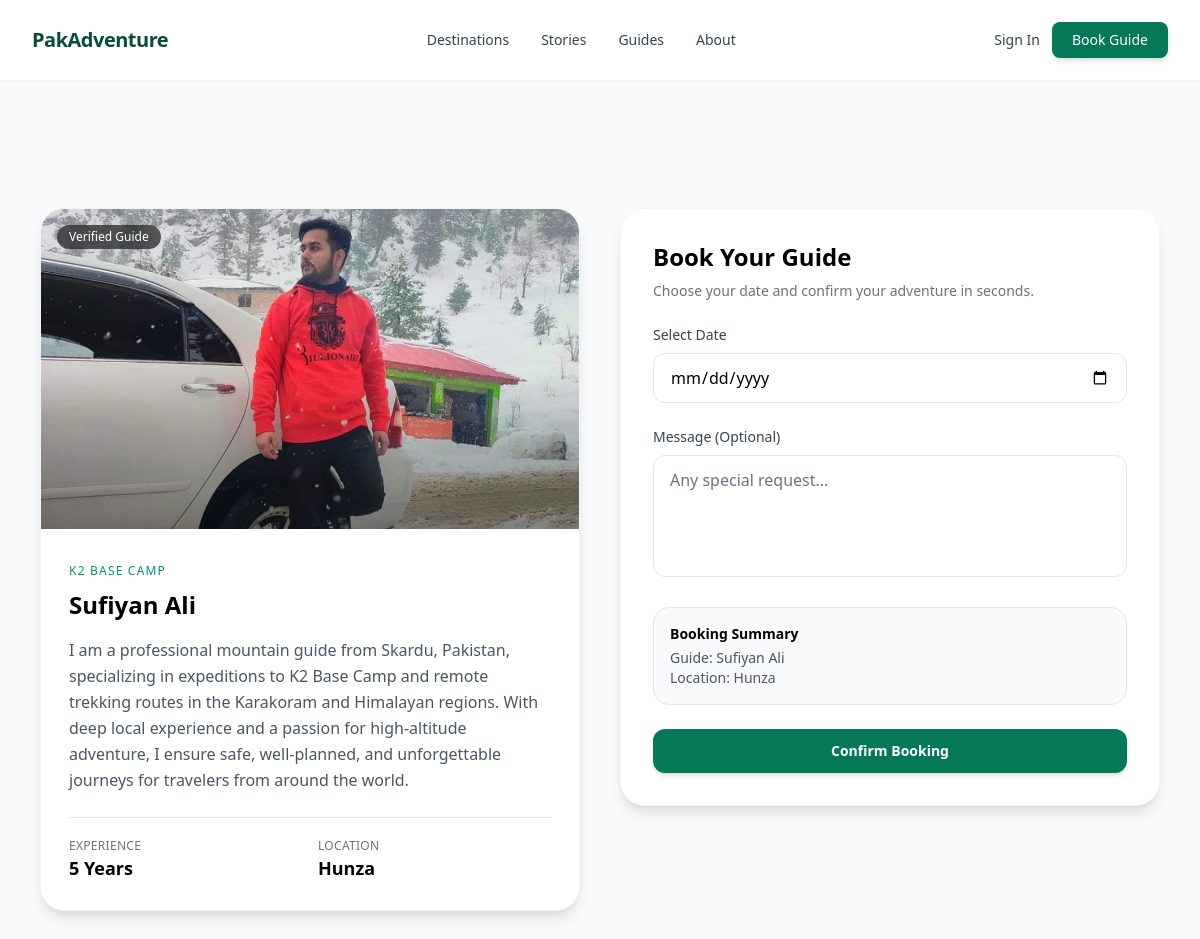
Page /book/3/ (signed in) on the committed database.
### app/models.py (models this page shows, shortened)
class Guide(models.Model):
    SPECIALTY_CHOICES = [
        ('k2', 'K2 Base Camp'),
        ('alpine', 'Alpine Mountaineering'),
        ('culture', 'Cultural Heritage'),
        ('photo', 'Photography'),
    ]
    REGION_CHOICES = [
        ('Skardu', 'Skardu'),
        ('Hunza', 'Hunza'),
        ('Swat', 'Swat'),
        ('Kalam', 'Kalam'),
    ]
    name = models.CharField(max_length=200)
    image = models.ImageField(upload_to='guides/', null=True, blank=True)
    specialty = models.CharField(max_length=100, choices=SPECIALTY_CHOICES)
    experience = models.IntegerField()
    location = models.CharField(max_length=100, choices=REGION_CHOICES)
    bio = models.TextField(null=True, blank=True)

### app/views.py (the view, shortened to what this page needs)
# urls.py: path('book/<int:guide_id>/', views.book_guide, name='book_guide'),
@login_required(login_url='login')
def book_guide(request, guide_id):
    guide = get_object_or_404(Guide, id=guide_id)
    return render(request, 'book_guide.html', {'guide': guide})

### Templates/book_guide.html (shortened to what this page needs)
{% extends 'header_footer.html' %}
{% block base %}
<main class="pt-20 bg-gray-50 min-h-screen">
<section class="max-w-6xl mx-auto px-4 py-12 grid lg:grid-cols-2 gap-10 items-start">
    <div class="bg-white rounded-3xl shadow-lg overflow-hidden border border-gray-100">
        <div class="relative h-80 overflow-hidden">
            {% if guide.image %}
            <img src="{{ guide.image.url }}"
                 class="w-full h-full object-cover object-center scale-105 hover:scale-110 transition duration-700">
            {% else %}
            <img src="https://via.placeholder.com/600x400"
                 class="w-full h-full object-cover">
            {% endif %}
            <div class="absolute inset-0 bg-gradient-to-t from-black/40 via-transparent to-transparent"></div>
            <div class="absolute top-4 left-4 bg-black/60 text-white text-xs px-3 py-1 rounded-full backdrop-blur">
                Verified Guide
            </div>
        </div>
        <div class="p-7">
            <span class="text-xs text-emerald-600 uppercase tracking-widest">
                {{ guide.get_specialty_display }}
            </span>
            <h2 class="text-2xl font-bold mt-2">
                {{ guide.name }}
            </h2>
            <p class="text-gray-600 mt-4 leading-relaxed">
                {{ guide.bio }}
            </p>
            <div class="grid grid-cols-2 gap-4 mt-6 pt-5 border-t">
                <div>
                    <p class="text-xs text-gray-500 uppercase tracking-wide">Experience</p>
                    <p class="font-semibold text-black text-lg">{{ guide.experience }} Years</p>
                </div>
                <div>
                    <p class="text-xs text-gray-500 uppercase tracking-wide">Location</p>
                    <p class="font-semibold text-black text-lg">{{ guide.get_location_display }}</p>
                </div>
            </div>
        </div>
    </div>
    <div class="bg-white rounded-3xl shadow-lg border border-gray-100 p-8">
        <h1 class="text-2xl font-bold mb-2">
            Book Your Guide
        </h1>
        <p class="text-sm text-gray-500 mb-6">
            Choose your date and confirm your adventure in seconds.
        </p>
        <form method="POST" class="space-y-6">
            <div>
                <label class="block text-sm font-medium mb-2 text-gray-700">
                    Select Date
                </label>
                <input type="date"
                       name="date"
                       required
                       class="w-full border border-gray-200 rounded-xl px-4 py-3
                              focus:ring-2 focus:ring-emerald-600 focus:border-emerald-600
                              outline-none transition">
            </div>
            <div>
                <label class="block text-sm font-medium mb-2 text-gray-700">
                    Message (Optional)
                </label>
                <textarea name="message"
                          rows="4"
                          placeholder="Any special request..."
                          class="w-full border border-gray-200 rounded-xl px-4 py-3
                                 focus:ring-2 focus:ring-emerald-600 focus:border-emerald-600
                                 outline-none transition resize-none"></textarea>
            </div>
            <div class="bg-gray-50 border rounded-2xl p-4 text-sm text-gray-600">
                <p class="font-semibold text-black mb-1">Booking Summary</p>
                <p>Guide: {{ guide.name }}</p>
                <p>Location: {{ guide.get_location_display }}</p>
            </div>
            <button type="submit"
                    class="w-full bg-emerald-700 text-white py-3 rounded-xl text-sm font-semibold
                           hover:bg-emerald-800 transition shadow-md hover:shadow-lg">
                Confirm Booking
            </button>
        </form>
    </div>
</section>
</main>
{% endblock %}

### rows in the picture
Guide: image (picture), specialty "K2 BASE CAMP", name "Sufiyan Ali", bio "I am a professional mountain guide from Skardu, Pakistan, specializing in expeditions to K2 Base Camp and remote trekking routes in the Karakoram and Himalayan regions. With deep local experience and a passion for high-altitude adventure, I ensure safe, well-planned, and unforgettable journeys for travelers from around the world.", experience "5", location "Hunza"
